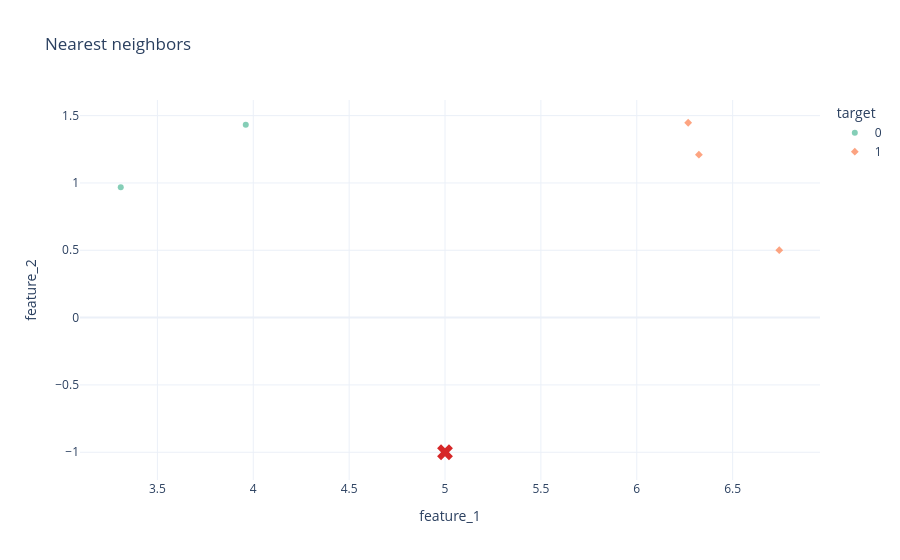

This figure's notebook cell:
### Code cell
query = px.scatter(
    x=[explanation.query[0]],
    y=[explanation.query[1]],
    color_discrete_sequence=["#d62728"],
    symbol_sequence=["x"],
    labels={
        "x": dataset.features[0],
        "y": dataset.features[1],
    },
    title="Nearest neighbors",
    template="plotly_white",
).data[0]

query.name = "query"
query.marker.size = 14
query.marker.symbol = "x"
query.legendgroup = "query"

fig = px.scatter(
    x=neighbors[:, 0],
    y=neighbors[:, 1],
    color=classes.astype(str),
    symbol=classes.astype(str),
    labels={
        "x": dataset.features[0],
        "y": dataset.features[1],
        "color": "target",
        "symbol": "target",
    },
    title="Nearest neighbors",
    template="plotly_white",
    opacity=0.8,
    color_discrete_sequence=px.colors.qualitative.Set2,
    category_orders={
        "color": [str(i) for i in range(len(dataset.classes))],
        "symbol": [str(i) for i in range(len(dataset.classes))],
    },
)
fig.add_trace(query)

fig.show()

### Figure 1 — Plotly figure (JSON) as saved in the notebook; plotly's stock layout.template omitted (floating-point values rounded to 4 significant figures)
{"data": [{"hovertemplate": "target=0<br>feature_1=%{x}<br>feature_2=%{y}<extra></extra>", "legendgroup": "0", "marker": {"color": "rgb(102,194,165)", "opacity": 0.8, "symbol": "circle"}, "mode": "markers", "name": "0", "orientation": "v", "showlegend": true, "type": "scatter", "x": [3.309, 3.961], "xaxis": "x", "y": [0.968, 1.433], "yaxis": "y"}, {"hovertemplate": "target=1<br>feature_1=%{x}<br>feature_2=%{y}<extra></extra>", "legendgroup": "1", "marker": {"color": "rgb(252,141,98)", "opacity": 0.8, "symbol": "diamond"}, "mode": "markers", "name": "1", "orientation": "v", "showlegend": true, "type": "scatter", "x": [6.743, 6.324, 6.268], "xaxis": "x", "y": [0.501, 1.21, 1.447], "yaxis": "y"}, {"hovertemplate": "feature_1=%{x}<br>feature_2=%{y}<extra></extra>", "legendgroup": "query", "marker": {"color": "#d62728", "size": 14, "symbol": "x"}, "mode": "markers", "name": "query", "orientation": "v", "showlegend": false, "type": "scatter", "x": [5.0], "xaxis": "x", "y": [-1.0], "yaxis": "y"}], "layout": {"legend": {"title": {"text": "target"}, "tracegroupgap": 0}, "title": {"text": "Nearest neighbors"}, "xaxis": {"anchor": "y", "domain": [0, 1], "title": {"text": "feature_1"}}, "yaxis": {"anchor": "x", "domain": [0, 1], "title": {"text": "feature_2"}}}}
